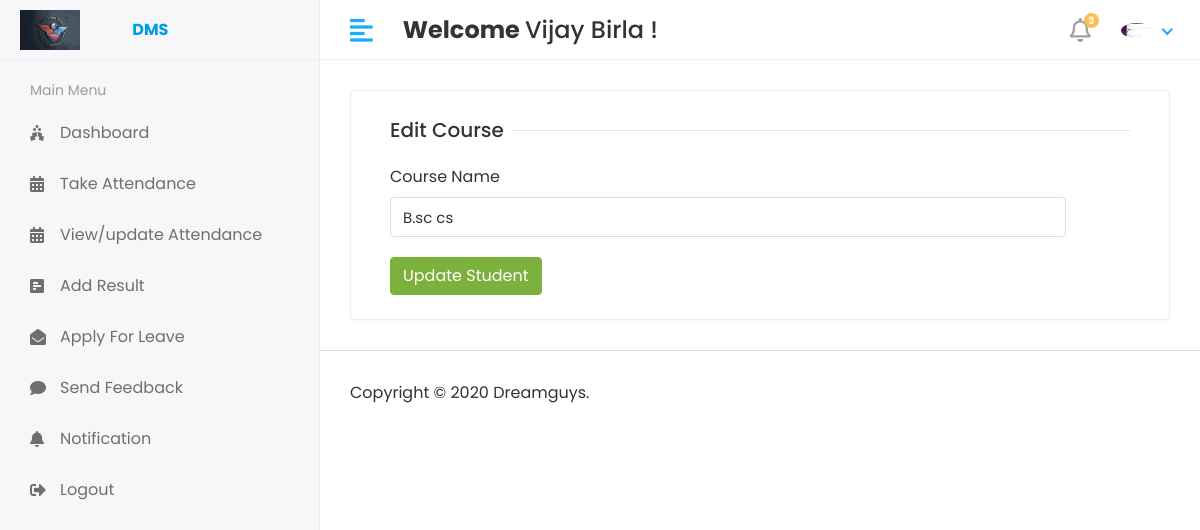
/Hod/Course/Edit/1 (signed in), run on the app's committed database.
### app/models.py (models this page shows, shortened)
class CustomUser(AbstractUser):
    USER = (
        (1,'HOD'),
        (2,'STAFF'),
        (3,'STUDENT'),
    )
    user_type = models.CharField(choices=USER,max_length=50,default=1)
    profile_pic  = models.ImageField(upload_to='media/profile_pic')

class Course(models.Model):
    name = models.CharField(max_length=100)
    created_at = models.DateTimeField(auto_now_add=True)
    update_at = models.DateTimeField(auto_now=True)

### app/Hod_Views.py (the view)
# urls.py: path('Hod/Course/Edit/<str:id>',Hod_Views.EDIT_COURSE,name='edit_course'),
@login_required(login_url='/')
def EDIT_COURSE(request,id):
    course = Course.objects.get(id=id)
    context = {
        'course':course
    }
    return render(request,"Hod/edit_course.html",context)

### templates/Hod/edit_course.html (shortened to what this page needs)
{% extends 'base.html' %}
{% block content %}
    <div class="content container-fluid">
      <div class="row">
        <div class="col-sm-12">
          <div class="card">
            <div class="card-body">
              <form action="{% url 'update_course' %}" method="post">
                  <div class="col-12">
                    <h5 class="form-title"><span>Edit Course</span></h5>
                  </div>
                  <div class=" col-sm-11">
                    <div class="form-group">
                      <label>Course Name</label>
                      <input type="text" class="form-control" name="course_name" value="{{ course.name}}"  />
                    </div>
                  </div>
                  <div class="col-12">
                    <button type="submit" class="btn btn-success">Update Student</button>
                  </div>
                </div>
            </div>
          </div>
        </div>
      </div>
    {% endblock content %}

### templates/includes/header.html (shortened to what this page needs)
{% load static %}
<div class="header">
    <div class="header-left">
       <a href="#" class="logo">
       <img src="{% static 'assets/img/logo3.jpg' %}" alt="Logo">  <b class="ml-5">DMS</b>
       </a>
    </div>
    <a href="javascript:void(0);" id="toggle_btn">
    <i class="fas fa-align-left"></i>
    </a>
    <div class="top-nav-search mt-3">
     <h4><strong>Welcome </strong><span>{{user.first_name}} {{user.last_name}}  ! </span></h4>
    </div>
    <ul class="nav user-menu">
       <li class="nav-item dropdown noti-dropdown">
          <a href="#" class="dropdown-toggle nav-link" data-toggle="dropdown">
          <i class="far fa-bell"></i> <span class="badge badge-pill">3</span>
          </a>
       </li>
       <li class="nav-item dropdown has-arrow">
          <a href="#" class="dropdown-toggle nav-link" data-toggle="dropdown">
          <span class="user-img">
            {% if user.profile_pic %}
            <img class="rounded-circle" src="{{user.profile_pic.url}}" width="31" alt="Ryan Taylor"></span>
            {% else %}
            <img class="rounded-circle" src="{% static 'assets/img/noimg.jpg' %}" width="31" alt="No Imgage Available"></span>
            {% endif %}
          </a>
       </li>
    </ul>
 </div>

### static/assets/css/style.css (style rules this page uses)
html { height: 100%; }
body { background-color: #fff; color: #333; font-family: 'Poppins', sans-serif; font-size: 1rem; height: 100%; line-height: 1.5; overflow-x: hidden; }
h1, h2, h3, h4, h5, h6 { font-family: 'Poppins', sans-serif; margin-top: 0; }
.form-control { border: 1px solid #ddd; box-shadow: none; color: #333; font-size: 15px; height: 40px; }
a { color: #009ce7; }
input, button, a { transition: all 0.4s ease; -moz-transition: all 0.4s ease; -o-transition: all 0.4s ease; -ms-transition: all 0.4s ease; -webkit-transition: all 0.4s ease; }
input, input:focus, button, button:focus { outline: none; }
input[type=text], input[type=password] { -webkit-appearance: none; -moz-appearance: none; appearance: none; }
.form-group { margin-bottom: 1.25rem; }
ul, ol { padding: 0px; list-style: none; }
.btn-success { background-color: #7bb13c; border: 1px solid #7bb13c }
.card { border: 1px solid #ececf5; box-shadow: 0 1px 3px 0 rgba(0, 0, 0, 0.03); margin-bottom: 1.875rem; }
.card-body { padding: 1.5rem; }
.header { background-color: #fff; border-bottom: 1px solid #f3f3f4; left: 0; position: fixed; right: 0; top: 0; z-index: 1001; height: 60px; }
.header .header-left { float: left; height: 60px; padding: 0 20px; position: relative; width: 320px; z-index: 1; transition: all 0.2s ease-in-out; background-color: #f7f7fa; border-bottom: 1px solid #efefef; border-right: 1px solid #ececf5; display: flex; align-items: center; }
.header .header-left .logo { display: inline-block; line-height: 60px; }
.header .header-left .logo img { max-height: 40px; width: auto; }
.header .dropdown-toggle:after { display: none; }
.header .has-arrow .dropdown-toggle:after { border-top: 0; border-left: 0; border-bottom: 2px solid #18aefa; border-right: 2px solid #18aefa; content: ''; height: 8px; display: inline-block; pointer-events: none; -webkit-transform-origin: 66% 66%; -ms-transform-origin: 66% 66%; transform-origin: 66% 66%; -webkit-transform: rotate(45deg); -ms-transform: rotate(45deg); transform: rotate(45deg); -webkit-transition: all 0.15s ease-in-out; transition: all 0.15s ease-in-out; width: 8px; vertical-align: 0px; }
.user-menu { float: right; margin: 0; position: relative; z-index: 99; padding-right: 15px; }
.user-menu.nav > li > a { color: #a0a0a0; font-size: 14px; line-height: 58px; padding: 0 15px; height: 60px; }
.user-img { margin-right: 3px; position: relative; }
.top-nav-search { float: left; margin-left: 15px; }
.page-wrapper > .content { padding: 1.875rem 1.875rem 0; }
.user-menu.nav > li > a .badge { background-color: #FFBC53; display: block; font-size: 10px; font-weight: bold; height: 15px; width: 15px; position: absolute; right: 7px; top: 13px; color: #fff; padding: 3px; }
.user-menu.nav > li > a > i { font-size: 1.5rem; line-height: 60px; }
.form-title { width: 100%; max-width: 100%; padding: 0; font-size: 1.25rem; font-weight: 500; line-height: inherit; color: #333; white-space: normal; position: relative; display: block; margin-bottom: 20px; }
.form-title:before { content: ""; position: absolute; left: 0px; right: 0px; height: 1px; top: 50%; background-color: rgba(0, 0, 0, 0.1); }
.form-title span { padding: 0px 0.5rem 0 0; background-color: #fff; display: inline-block; z-index: 2; position: relative; }
@media (min-width: 992px) { #toggle_btn { align-items: center; color: #18aefa; display: inline-flex; float: left; font-size: 26px; height: 60px; justify-content: center; margin-left: 15px; padding: 0 15px; } }

### data on the page
CustomUser: first_name "Vijay", last_name "Birla", profile_pic (picture)
Course: course_name "B.sc cs"
